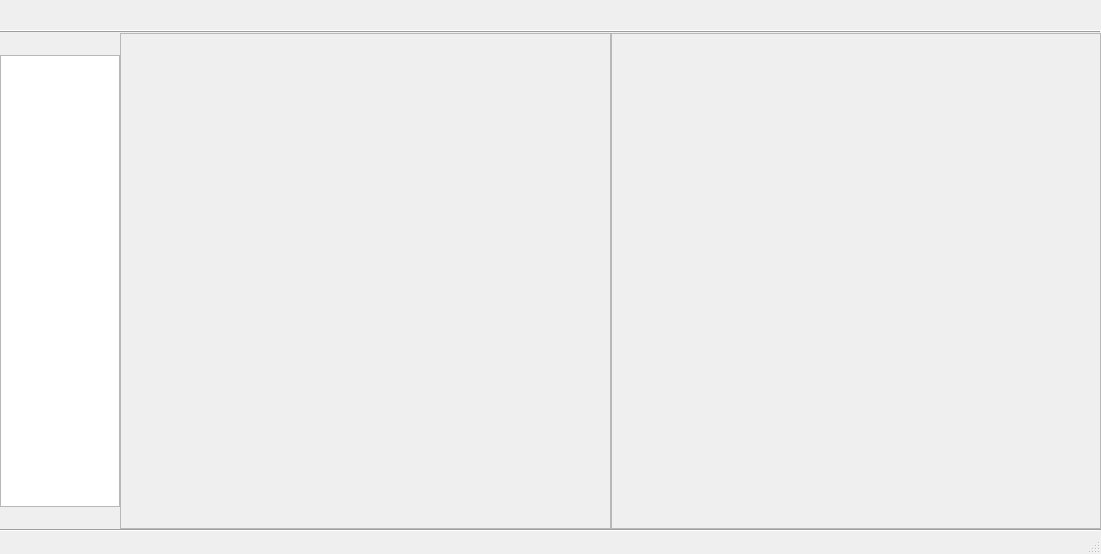
<?xml version="1.0" encoding="UTF-8"?>
<ui version="4.0">
 <class>AiWidget</class>
 <widget class="QMainWindow" name="AiWidget">
  <property name="geometry">
   <rect>
    <x>0</x>
    <y>0</y>
    <width>1101</width>
    <height>554</height>
   </rect>
  </property>
  <property name="windowTitle">
   <string>MainWindow</string>
  </property>
  <widget class="QWidget" name="centralwidget">
   <layout class="QVBoxLayout" name="verticalLayout_2">
    <property name="spacing">
     <number>0</number>
    </property>
    <property name="leftMargin">
     <number>0</number>
    </property>
    <property name="topMargin">
     <number>0</number>
    </property>
    <property name="rightMargin">
     <number>0</number>
    </property>
    <property name="bottomMargin">
     <number>0</number>
    </property>
    <item>
     <layout class="QHBoxLayout" name="horizontalLayout_2">
      <property name="spacing">
       <number>3</number>
      </property>
      <property name="topMargin">
       <number>0</number>
      </property>
      <item>
       <widget class="QPushButton" name="btn_open">
        <property name="minimumSize">
         <size>
          <width>30</width>
          <height>30</height>
         </size>
        </property>
        <property name="text">
         <string/>
        </property>
        <property name="flat">
         <bool>true</bool>
        </property>
       </widget>
      </item>
      <item>
       <widget class="QPushButton" name="btn_save">
        <property name="minimumSize">
         <size>
          <width>30</width>
          <height>30</height>
         </size>
        </property>
        <property name="text">
         <string/>
        </property>
        <property name="flat">
         <bool>true</bool>
        </property>
       </widget>
      </item>
      <item>
       <widget class="QPushButton" name="btn_saveOne">
        <property name="minimumSize">
         <size>
          <width>30</width>
          <height>30</height>
         </size>
        </property>
        <property name="text">
         <string/>
        </property>
        <property name="flat">
         <bool>true</bool>
        </property>
       </widget>
      </item>
      <item>
       <widget class="QPushButton" name="btn_pen">
        <property name="minimumSize">
         <size>
          <width>30</width>
          <height>30</height>
         </size>
        </property>
        <property name="text">
         <string/>
        </property>
        <property name="flat">
         <bool>true</bool>
        </property>
       </widget>
      </item>
      <item>
       <widget class="QPushButton" name="btn_polygon">
        <property name="minimumSize">
         <size>
          <width>30</width>
          <height>30</height>
         </size>
        </property>
        <property name="text">
         <string/>
        </property>
        <property name="flat">
         <bool>true</bool>
        </property>
       </widget>
      </item>
      <item>
       <widget class="QPushButton" name="btn_delete">
        <property name="minimumSize">
         <size>
          <width>30</width>
          <height>30</height>
         </size>
        </property>
        <property name="text">
         <string/>
        </property>
        <property name="flat">
         <bool>true</bool>
        </property>
       </widget>
      </item>
      <item>
       <widget class="QPushButton" name="pushButton_8">
        <property name="minimumSize">
         <size>
          <width>30</width>
          <height>30</height>
         </size>
        </property>
        <property name="text">
         <string/>
        </property>
        <property name="flat">
         <bool>true</bool>
        </property>
       </widget>
      </item>
      <item>
       <widget class="QPushButton" name="pushButton_9">
        <property name="minimumSize">
         <size>
          <width>30</width>
          <height>30</height>
         </size>
        </property>
        <property name="text">
         <string/>
        </property>
        <property name="flat">
         <bool>true</bool>
        </property>
       </widget>
      </item>
      <item>
       <widget class="QPushButton" name="pushButton_6">
        <property name="minimumSize">
         <size>
          <width>30</width>
          <height>30</height>
         </size>
        </property>
        <property name="text">
         <string/>
        </property>
        <property name="flat">
         <bool>true</bool>
        </property>
       </widget>
      </item>
      <item>
       <spacer name="horizontalSpacer">
        <property name="orientation">
         <enum>Qt::Horizontal</enum>
        </property>
        <property name="sizeHint" stdset="0">
         <size>
          <width>40</width>
          <height>20</height>
         </size>
        </property>
       </spacer>
      </item>
     </layout>
    </item>
    <item>
     <widget class="Line" name="line">
      <property name="frameShadow">
       <enum>QFrame::Raised</enum>
      </property>
      <property name="orientation">
       <enum>Qt::Horizontal</enum>
      </property>
     </widget>
    </item>
    <item>
     <layout class="QHBoxLayout" name="horizontalLayout">
      <property name="spacing">
       <number>0</number>
      </property>
      <property name="leftMargin">
       <number>0</number>
      </property>
      <item>
       <layout class="QVBoxLayout" name="verticalLayout">
        <item>
         <widget class="QPushButton" name="btn_back">
          <property name="maximumSize">
           <size>
            <width>120</width>
            <height>16777215</height>
           </size>
          </property>
          <property name="text">
           <string/>
          </property>
          <property name="flat">
           <bool>true</bool>
          </property>
         </widget>
        </item>
        <item>
         <widget class="QListWidget" name="listWidget">
          <property name="sizePolicy">
           <sizepolicy hsizetype="Preferred" vsizetype="Expanding">
            <horstretch>0</horstretch>
            <verstretch>0</verstretch>
           </sizepolicy>
          </property>
          <property name="maximumSize">
           <size>
            <width>120</width>
            <height>16777215</height>
           </size>
          </property>
         </widget>
        </item>
        <item>
         <widget class="QPushButton" name="btn_next">
          <property name="maximumSize">
           <size>
            <width>120</width>
            <height>16777215</height>
           </size>
          </property>
          <property name="text">
           <string/>
          </property>
          <property name="flat">
           <bool>true</bool>
          </property>
         </widget>
        </item>
       </layout>
      </item>
      <item>
       <widget class="QFrame" name="frame_2">
        <property name="sizePolicy">
         <sizepolicy hsizetype="Expanding" vsizetype="Preferred">
          <horstretch>0</horstretch>
          <verstretch>0</verstretch>
         </sizepolicy>
        </property>
        <property name="frameShape">
         <enum>QFrame::StyledPanel</enum>
        </property>
        <property name="frameShadow">
         <enum>QFrame::Raised</enum>
        </property>
        <layout class="QHBoxLayout" name="horizontalLayout_3">
         <property name="leftMargin">
          <number>0</number>
         </property>
         <property name="topMargin">
          <number>0</number>
         </property>
         <property name="rightMargin">
          <number>0</number>
         </property>
         <property name="bottomMargin">
          <number>0</number>
         </property>
         <item>
          <layout class="QHBoxLayout" name="hlay_src"/>
         </item>
        </layout>
       </widget>
      </item>
      <item>
       <widget class="QFrame" name="frame">
        <property name="sizePolicy">
         <sizepolicy hsizetype="Expanding" vsizetype="Preferred">
          <horstretch>0</horstretch>
          <verstretch>0</verstretch>
         </sizepolicy>
        </property>
        <property name="frameShape">
         <enum>QFrame::StyledPanel</enum>
        </property>
        <property name="frameShadow">
         <enum>QFrame::Raised</enum>
        </property>
        <layout class="QHBoxLayout" name="horizontalLayout_5">
         <property name="leftMargin">
          <number>0</number>
         </property>
         <property name="topMargin">
          <number>0</number>
         </property>
         <property name="rightMargin">
          <number>0</number>
         </property>
         <property name="bottomMargin">
          <number>0</number>
         </property>
         <item>
          <layout class="QHBoxLayout" name="hlay_label"/>
         </item>
        </layout>
       </widget>
      </item>
     </layout>
    </item>
    <item>
     <widget class="Line" name="line_2">
      <property name="orientation">
       <enum>Qt::Horizontal</enum>
      </property>
     </widget>
    </item>
   </layout>
  </widget>
  <widget class="QStatusBar" name="statusbar"/>
 </widget>
 <resources/>
 <connections/>
</ui>
